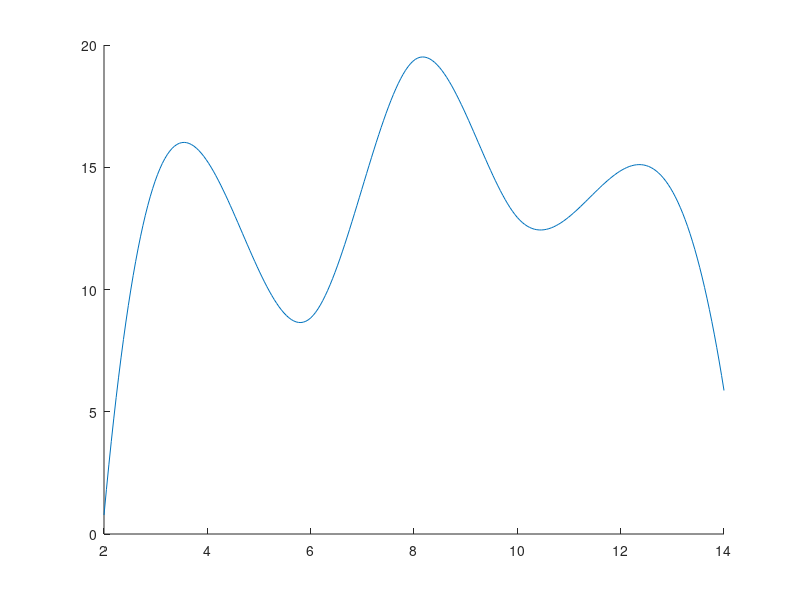

Write the MATLAB code that produced this figure. (Note: this script raises an error after producing the figure.)
%spline
clc;clear all;close all;
X=[2 4 6 8 10 12 14];
Y=20*rand(1,7);
%Y=[3.1 4.4 7.2 9.8 6.8 4.5 3.9];
sp=spline(X,Y);
sp.breaks
sp.coefs
%xx=linspace(1,15,200);
%yy=fnval(sp,xx);
figure(1);
fnplt(sp,[1,15])
%plot(xx,yy);
hold on
plot(X,Y,'sr');hold off;
